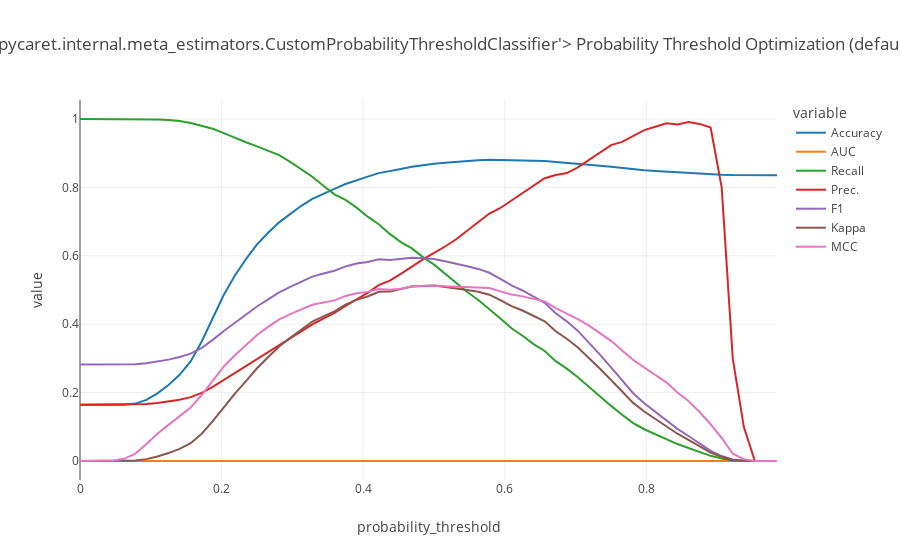

Source (notebook cell):
### Code cell
from src.scripts.custom_functions import custom_optimize_threshold

threshold_blended_model = custom_optimize_threshold(pc, blended_model, optimize='MCC')
